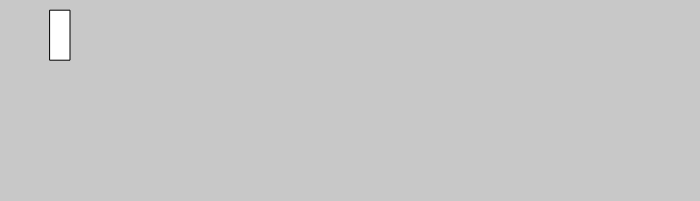
Frame 1 (no input)
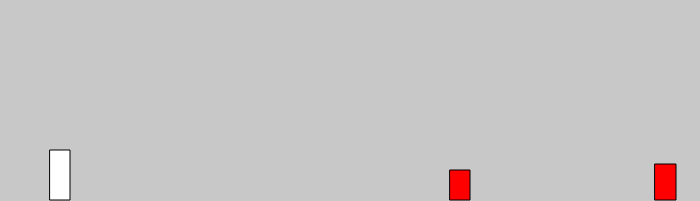
Frame 60 (no input)
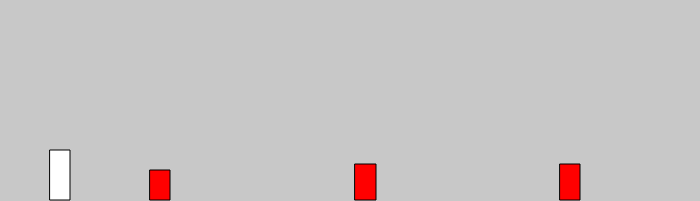
Frame 120 (the mouse pressed at the canvas centre since frame 60)

The p5.js sketch that drew these frames (run headless with seeded random() and noise() and a simulated clock; from frame 60 on, the mouse is pressed at the canvas centre):

// p5.js sketch
// ── sketch.js
let playerX=50;
let playerY=10;

let playerHeight=50;
let playerWidth=20;

let accPlayer=0;

let enemy;
let Arrenemy = [];

let col;

function setup() {
  createCanvas(700,201);
  enemy = new Cactus();
  Arrenemy.push(enemy);

}

function draw() {
  background(200);

  if(!col){
  let distance = floor(random(60))
    if(Arrenemy[Arrenemy.length-1].x < 500+distance ){
        enemy = new Cactus();
        enemy.width+=floor(random(10));
        enemy.height+=floor(random(10));
        enemy.y= height- enemy.height-1;
        Arrenemy.push(enemy);
      }

    accPlayer=accPlayer+0.2;
    if (accPlayer>5){
      accPlayer=5;
    }
    playerY=playerY+accPlayer;
    if((playerY+playerHeight)>(height-1)){
      playerY=150;
      accPlayer=0;
    }

    for(let i=0; i<Arrenemy.length; i++){
      if(Arrenemy[i].x < 0-Arrenemy[i].width){
        Arrenemy.reverse();
        Arrenemy.pop();
        Arrenemy.reverse();
      }
      Arrenemy[i].show();
    }
    fill(255);
    rect(playerX, playerY, playerWidth, playerHeight)
    collision();
  }


}

function collision(){

  for(let i=0; i<Arrenemy.length; i++){
    if ((playerX<Arrenemy[i].x) && ((playerX+playerWidth)>(Arrenemy[i].x)) && (playerY<(Arrenemy[i].y)) && ((playerY+playerHeight)>(Arrenemy[i].y ))){
      console.log("Collision");
      col=1;
    }
  }
}

function keyPressed(){
  if(key==" "){
    if(playerY==150)
    accPlayer=accPlayer-5
  }
}

// ── cactus.js

function Cactus() {
  this.x = 750;
  this.y = 170;
  this.width = 20;
  this.height= 30;
  this.acc = 5;

  this.show = function(){
    this.x = this.x - this.acc;
    fill(255,0,0);
    rect(this.x, this.y, this.width, this.height);
  }

  this.showGameOver = function(){
    fill(255,0,0);
    rect(this.x, this.y, this.width, this.height);
  }
}
